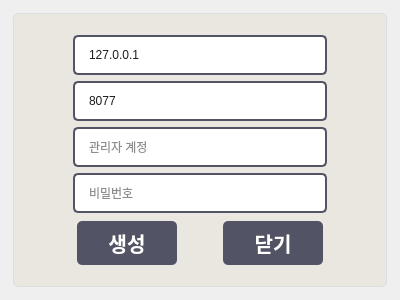
<?xml version="1.0" encoding="UTF-8"?>
<ui version="4.0">
 <class>Widget</class>
 <widget class="QWidget" name="Widget">
  <property name="geometry">
   <rect>
    <x>0</x>
    <y>0</y>
    <width>400</width>
    <height>300</height>
   </rect>
  </property>
  <property name="minimumSize">
   <size>
    <width>400</width>
    <height>300</height>
   </size>
  </property>
  <property name="maximumSize">
   <size>
    <width>400</width>
    <height>300</height>
   </size>
  </property>
  <property name="windowTitle">
   <string>서버 로그인</string>
  </property>
  <property name="styleSheet">
   <string notr="true">QPushButton {
background-color:#535366;
color:#ffffff;
font-size: 20px;
font:10pt &quot;Microsoft YaHei UI&quot;;
border-radius:8px;
font-weight:700;
height:44px;
width: 100%;
}
QPushButton:disabled {
background-color: #787a7e;
}
QPushButton:hover {
background-color: #383a3e;
}
QFrame{
margin:2px;
border: 1px solid #dcdee0;;
border-radius: 24px;
background-color:rgb(255, 255, 255);
padding:10px;
}
QLineEdit{
border: 1px solid rgb(41, 57, 85);
border-radius: 3px;
border-color:#dcdee0;
height:36px;
background: white;
padding-left: 12px;
padding-right: 12px;
border-color:#e4e5eb;
}
QLineEdit:hover {
border-color: #db9a45;
}</string>
  </property>
  <layout class="QVBoxLayout" name="verticalLayout">
   <item>
    <widget class="QFrame" name="frame">
     <property name="styleSheet">
      <string notr="true">Background: rgb(234, 230, 224);

border-radius: 5px;</string>
     </property>
     <property name="frameShape">
      <enum>QFrame::StyledPanel</enum>
     </property>
     <property name="frameShadow">
      <enum>QFrame::Raised</enum>
     </property>
     <layout class="QGridLayout" name="gridLayout_2">
      <item row="0" column="0">
       <layout class="QGridLayout" name="gridLayout">
        <item row="1" column="1">
         <widget class="QLineEdit" name="portLineEdit">
          <property name="styleSheet">
           <string notr="true">background-color: #FFFFFF;

color: rgb(28, 28, 28);

border: 1.5px solid #535366;

border-radius: 5px;</string>
          </property>
          <property name="text">
           <string>8077</string>
          </property>
          <property name="placeholderText">
           <string>포트 번호</string>
          </property>
         </widget>
        </item>
        <item row="0" column="1">
         <widget class="QLineEdit" name="ipLineEdit">
          <property name="styleSheet">
           <string notr="true">background-color: #FFFFFF;

color: rgb(28, 28, 28);

border: 1.5px solid #535366;

border-radius: 5px;</string>
          </property>
          <property name="text">
           <string>127.0.0.1</string>
          </property>
          <property name="placeholderText">
           <string>IP 주소</string>
          </property>
         </widget>
        </item>
        <item row="0" column="2">
         <spacer name="horizontalSpacer_2">
          <property name="orientation">
           <enum>Qt::Horizontal</enum>
          </property>
          <property name="sizeType">
           <enum>QSizePolicy::Fixed</enum>
          </property>
          <property name="sizeHint" stdset="0">
           <size>
            <width>40</width>
            <height>20</height>
           </size>
          </property>
         </spacer>
        </item>
        <item row="2" column="1">
         <widget class="QLineEdit" name="adminLineEdit">
          <property name="styleSheet">
           <string notr="true">background-color: #FFFFFF;

color: rgb(28, 28, 28);

border: 1.5px solid #535366;

border-radius: 5px;</string>
          </property>
          <property name="placeholderText">
           <string>관리자 계정</string>
          </property>
         </widget>
        </item>
        <item row="0" column="0">
         <spacer name="horizontalSpacer">
          <property name="orientation">
           <enum>Qt::Horizontal</enum>
          </property>
          <property name="sizeType">
           <enum>QSizePolicy::Fixed</enum>
          </property>
          <property name="sizeHint" stdset="0">
           <size>
            <width>40</width>
            <height>20</height>
           </size>
          </property>
         </spacer>
        </item>
        <item row="3" column="1">
         <widget class="QLineEdit" name="passwordLineEdit">
          <property name="styleSheet">
           <string notr="true">background-color: #FFFFFF;

color: rgb(28, 28, 28);

border: 1.5px solid #535366;

border-radius: 5px;</string>
          </property>
          <property name="echoMode">
           <enum>QLineEdit::Password</enum>
          </property>
          <property name="placeholderText">
           <string>비밀번호</string>
          </property>
         </widget>
        </item>
       </layout>
      </item>
      <item row="1" column="0">
       <layout class="QHBoxLayout" name="horizontalLayout">
        <item>
         <spacer name="horizontalSpacer_4">
          <property name="orientation">
           <enum>Qt::Horizontal</enum>
          </property>
          <property name="sizeHint" stdset="0">
           <size>
            <width>40</width>
            <height>20</height>
           </size>
          </property>
         </spacer>
        </item>
        <item>
         <widget class="QPushButton" name="startButton">
          <property name="styleSheet">
           <string notr="true">QPushButton {

background-color: #535366;

color: white;

border-radius: 5px;

}

QPushButton:hover {

background-color: #555;

}

QPushButton:pressed {

background-color: #777;

}</string>
          </property>
          <property name="text">
           <string>생성</string>
          </property>
         </widget>
        </item>
        <item>
         <spacer name="horizontalSpacer_3">
          <property name="orientation">
           <enum>Qt::Horizontal</enum>
          </property>
          <property name="sizeType">
           <enum>QSizePolicy::Fixed</enum>
          </property>
          <property name="sizeHint" stdset="0">
           <size>
            <width>40</width>
            <height>20</height>
           </size>
          </property>
         </spacer>
        </item>
        <item>
         <widget class="QPushButton" name="CloseButton">
          <property name="styleSheet">
           <string notr="true">QPushButton {

background-color: #535366;

color: white;

border-radius: 5px;

}

QPushButton:hover {

background-color: #555;

}

QPushButton:pressed {

background-color: #777;

}</string>
          </property>
          <property name="text">
           <string>닫기</string>
          </property>
         </widget>
        </item>
        <item>
         <spacer name="horizontalSpacer_5">
          <property name="orientation">
           <enum>Qt::Horizontal</enum>
          </property>
          <property name="sizeHint" stdset="0">
           <size>
            <width>40</width>
            <height>20</height>
           </size>
          </property>
         </spacer>
        </item>
       </layout>
      </item>
     </layout>
    </widget>
   </item>
  </layout>
 </widget>
 <tabstops>
  <tabstop>ipLineEdit</tabstop>
  <tabstop>portLineEdit</tabstop>
  <tabstop>adminLineEdit</tabstop>
  <tabstop>passwordLineEdit</tabstop>
  <tabstop>startButton</tabstop>
  <tabstop>CloseButton</tabstop>
 </tabstops>
 <resources/>
 <connections/>
</ui>
